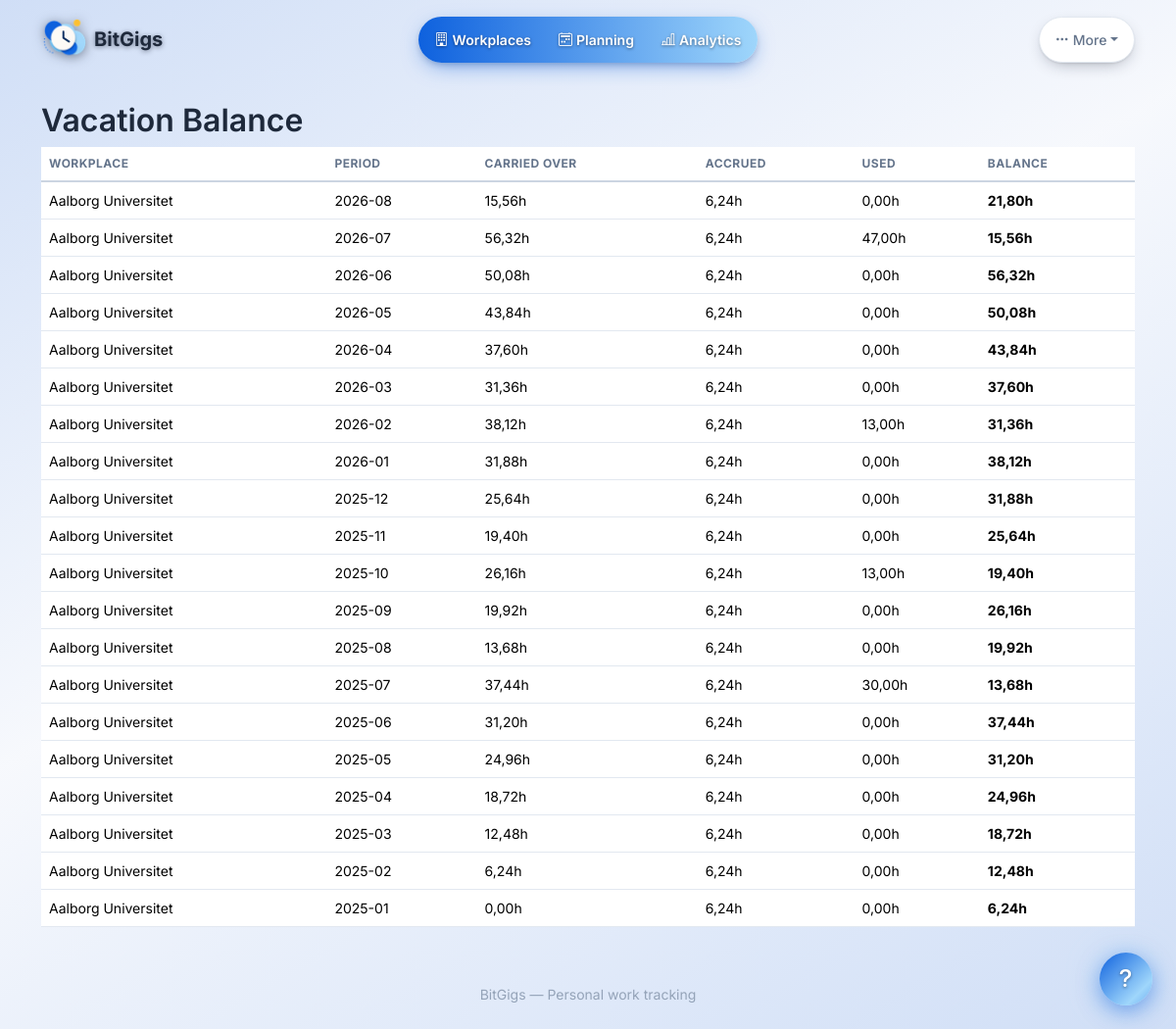
The page /payroll/vacation/ (signed in) on the database its author committed.
### apps/payroll/models.py (models this page shows, shortened)
class VacationBalance(models.Model):
    workplace = models.ForeignKey(
        Workplace,
        on_delete=models.CASCADE,
        related_name="vacation_balances",
    )
    year = models.IntegerField()
    month = models.IntegerField(validators=[MinValueValidator(1), MaxValueValidator(12)])
    accrued_hours = models.DecimalField(max_digits=8, decimal_places=2, default=0)
    used_hours = models.DecimalField(max_digits=8, decimal_places=2, default=0)
    carried_over_hours = models.DecimalField(
        max_digits=8,
        decimal_places=2,
        default=0,
        help_text="Balance carried from the previous month.",
    )
    created_at = models.DateTimeField(auto_now_add=True)
    updated_at = models.DateTimeField(auto_now=True)
    class Meta:
        unique_together = ["workplace", "year", "month"]
        ordering = ["-year", "-month"]
    @property
    def balance(self):
        return self.carried_over_hours + self.accrued_hours - self.used_hours

### apps/workplaces/models.py (models this page shows, shortened)
class Workplace(models.Model):
    name = models.CharField(max_length=200)
    slug = models.SlugField(
        max_length=200, unique=True,
        help_text="URL-friendly short name. Auto-generated from name, but editable.",
    )
    icon = models.CharField(
        max_length=50, blank=True, default="",
        help_text="Bootstrap Icons class, e.g. 'bi-briefcase'.",
    )
    custom_icon = models.FileField(
        upload_to=workplace_icon_upload_to,
        blank=True,
        default="",
        help_text="Custom icon (PNG or SVG, max 512 KB).",
    )
    color = models.CharField(
        max_length=7, blank=True, default="",
        help_text="Background hex colour for the avatar circle, e.g. '#6366f1'.",
    )
    accent_color = models.CharField(
        max_length=7, blank=True, default="",
        help_text="Accent hex colour for icon tint and page theming.",
    )
    default_shift_start_time = models.TimeField(null=True, blank=True)
    default_shift_end_time = models.TimeField(null=True, blank=True)
    default_shift_break_minutes = models.PositiveIntegerField(default=0)
    default_shift_type = models.CharField(
        max_length=15,
        choices=[
            ("on_site", "On-site"),
            ("remote", "Remote"),
            ("sick_leave", "Sick leave"),
            ("paid_absence", "Paid absence"),
            ("vacation", "Vacation"),
        ],
        default="on_site",
    )
    created_at = models.DateTimeField(auto_now_add=True)
    updated_at = models.DateTimeField(auto_now=True)
    class Meta:
        ordering = ["name"]

### apps/payroll/views.py (the view)
# urls.py: path("vacation/", views.VacationOverviewView.as_view(), name="vacation-overview"),
class VacationOverviewView(View):
    def get(self, request):
        balances = VacationBalance.objects.select_related("workplace").all()
        return render(
            request, "payroll/vacation_overview.html", {"balances": balances}
        )

### apps/core/context_processors.py (called while the page is built, shortened)
def sso_status(request):
    from .sso import get_brand
    return {
        "sso_enabled": settings.SSO_ENABLED,
        "sso_provider_id": settings.SSO_PROVIDER_ID,
        "sso_brand": get_brand(),
    }

def onboarding_status(request):
    if getattr(request, "session", None) is not None and request.session.get("onboarding_complete"):
        return {"onboarding_complete": True, "setup_in_progress": False}

### apps/core/features.py (called while the page is built)
def get(key: str) -> Feature | None:
    return next((f for f in FEATURES if f.key == key), None)

def enabled_map(settings=None) -> dict[str, bool]:
    from .models import UserSettings
    settings = settings or UserSettings.load()
    return {f.key: bool(getattr(settings, f.setting, True)) for f in FEATURES}

def is_enabled(key: str, settings=None) -> bool:
    feature = get(key)
    if feature is None:
        return True  # an unknown key is not a switched-off one
    from .models import UserSettings
    settings = settings or UserSettings.load()
    return bool(getattr(settings, feature.setting, True))

def feature_for_view(view_name: str) -> Feature | None:
    if not view_name:
        return None
    best: Feature | None = None
    best_len = 0
    for feature in FEATURES:
        for prefix in feature.view_prefixes:
            if view_name.startswith(prefix) and len(prefix) > best_len:
                best, best_len = feature, len(prefix)
    return best

def blocked_feature(view_name: str, settings=None) -> Feature | None:
    feature = feature_for_view(view_name)
    if feature is None or is_enabled(feature.key, settings):
        return None
    return feature

### apps/core/models.py (called while the page is built)
    @classmethod
    def load(cls):
        obj, _ = cls.objects.get_or_create(pk=1)
        return obj

### apps/core/sso.py (called while the page is built)
def _parse_hex(value):
    raw = (value or "").strip().lstrip("#")
    if len(raw) == 3:
        raw = "".join(c * 2 for c in raw)
    if len(raw) != 6:
        return None
    try:
        return tuple(int(raw[i:i + 2], 16) for i in (0, 2, 4))
    except ValueError:
        return None

def _relative_luminance(rgb):
    def channel(value):
        c = value / 255
        return c / 12.92 if c <= 0.04045 else ((c + 0.055) / 1.055) ** 2.4
    r, g, b = (channel(v) for v in rgb)
    return 0.2126 * r + 0.7152 * g + 0.0722 * b

def _readable_text(rgb):
    background = _relative_luminance(rgb)
    on_light = (background + 0.05) / (_relative_luminance((30, 41, 59)) + 0.05)
    on_white = 1.05 / (background + 0.05)
    return _DARK_TEXT if on_light > on_white else _LIGHT_TEXT

### apps/payroll/templates/payroll/vacation_overview.html (shortened to what this page needs)
{% extends "base.html" %}
{% load dk_filters %}
{% block content %}
<h2>Vacation Balance</h2>
<table class="table">
  <thead>
    <tr>
      <th>Workplace</th>
      <th>Period</th>
      <th>Carried Over</th>
      <th>Accrued</th>
      <th>Used</th>
      <th>Balance</th>
    </tr>
  </thead>
  <tbody>
    {% for b in balances %}
    <tr>
      <td>{{ b.workplace.name }}</td>
      <td>{{ b.year }}-{{ b.month|stringformat:"02d" }}</td>
      <td>{{ b.carried_over_hours|dk }}h</td>
      <td>{{ b.accrued_hours|dk }}h</td>
      <td>{{ b.used_hours|dk }}h</td>
      <td><strong>{{ b.balance|dk }}h</strong></td>
    </tr>
    {% empty %}
    <tr><td colspan="6" class="text-muted">No vacation balances tracked.</td></tr>
    {% endfor %}
  </tbody>
</table>
{% endblock %}

### rows shown on the page
VacationBalance: workplace.name "Aalborg Universitet", year "2026", month "08", carried_over_hours|dk "15,56", accrued_hours|dk "6,24", used_hours|dk "0,00", balance|dk "21,80"
VacationBalance: workplace.name "Aalborg Universitet", year "2026", month "07", carried_over_hours|dk "56,32", accrued_hours|dk "6,24", used_hours|dk "47,00", balance|dk "15,56"
VacationBalance: workplace.name "Aalborg Universitet", year "2026", month "06", carried_over_hours|dk "50,08", accrued_hours|dk "6,24", used_hours|dk "0,00", balance|dk "56,32"
VacationBalance: workplace.name "Aalborg Universitet", year "2026", month "05", carried_over_hours|dk "43,84", accrued_hours|dk "6,24", used_hours|dk "0,00", balance|dk "50,08"
VacationBalance: workplace.name "Aalborg Universitet", year "2026", month "04", carried_over_hours|dk "37,60", accrued_hours|dk "6,24", used_hours|dk "0,00", balance|dk "43,84"
VacationBalance: workplace.name "Aalborg Universitet", year "2026", month "03", carried_over_hours|dk "31,36", accrued_hours|dk "6,24", used_hours|dk "0,00", balance|dk "37,60"
VacationBalance: workplace.name "Aalborg Universitet", year "2026", month "02", carried_over_hours|dk "38,12", accrued_hours|dk "6,24", used_hours|dk "13,00", balance|dk "31,36"
VacationBalance: workplace.name "Aalborg Universitet", year "2026", month "01", carried_over_hours|dk "31,88", accrued_hours|dk "6,24", used_hours|dk "0,00", balance|dk "38,12"
VacationBalance: workplace.name "Aalborg Universitet", year "2025", month "12", carried_over_hours|dk "25,64", accrued_hours|dk "6,24", used_hours|dk "0,00", balance|dk "31,88"
VacationBalance: workplace.name "Aalborg Universitet", year "2025", month "11", carried_over_hours|dk "19,40", accrued_hours|dk "6,24", used_hours|dk "0,00", balance|dk "25,64"
VacationBalance: workplace.name "Aalborg Universitet", year "2025", month "10", carried_over_hours|dk "26,16", accrued_hours|dk "6,24", used_hours|dk "13,00", balance|dk "19,40"
VacationBalance: workplace.name "Aalborg Universitet", year "2025", month "09", carried_over_hours|dk "19,92", accrued_hours|dk "6,24", used_hours|dk "0,00", balance|dk "26,16"
VacationBalance: workplace.name "Aalborg Universitet", year "2025", month "08", carried_over_hours|dk "13,68", accrued_hours|dk "6,24", used_hours|dk "0,00", balance|dk "19,92"
VacationBalance: workplace.name "Aalborg Universitet", year "2025", month "07", carried_over_hours|dk "37,44", accrued_hours|dk "6,24", used_hours|dk "30,00", balance|dk "13,68"
VacationBalance: workplace.name "Aalborg Universitet", year "2025", month "06", carried_over_hours|dk "31,20", accrued_hours|dk "6,24", used_hours|dk "0,00", balance|dk "37,44"
VacationBalance: workplace.name "Aalborg Universitet", year "2025", month "05", carried_over_hours|dk "24,96", accrued_hours|dk "6,24", used_hours|dk "0,00", balance|dk "31,20"
VacationBalance: workplace.name "Aalborg Universitet", year "2025", month "04", carried_over_hours|dk "18,72", accrued_hours|dk "6,24", used_hours|dk "0,00", balance|dk "24,96"
VacationBalance: workplace.name "Aalborg Universitet", year "2025", month "03", carried_over_hours|dk "12,48", accrued_hours|dk "6,24", used_hours|dk "0,00", balance|dk "18,72"
VacationBalance: workplace.name "Aalborg Universitet", year "2025", month "02", carried_over_hours|dk "6,24", accrued_hours|dk "6,24", used_hours|dk "0,00", balance|dk "12,48"
VacationBalance: workplace.name "Aalborg Universitet", year "2025", month "01", carried_over_hours|dk "0,00", accrued_hours|dk "6,24", used_hours|dk "0,00", balance|dk "6,24"
